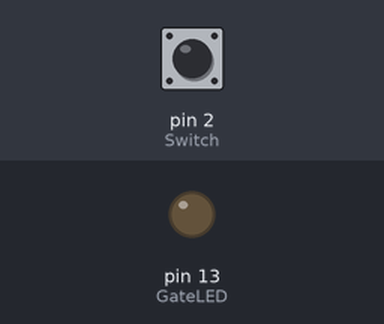
The sketch below on a simulated Arduino Uno, built with avr-gcc and run on an emulated ATmega328P. Shown: output pins drawn as LEDs (lit = HIGH). The test bench sets the inputs (shaded band); at power-on: pin 2 (Switch) HIGH.

Above: at 1.2 s.
1.3 s: pin 2 (Switch) pulled LOW for 0.15 s
Timing chart, 0 to 4.3 s (numbered marks = the images above; inputs shaded):
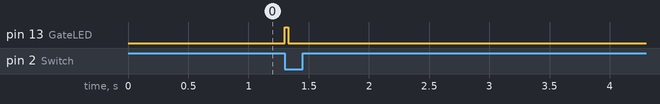

Measured:
- after the input at 1.3 s, pin 13 (GateLED): LOW → HIGH at once, → LOW 0.03 s later

The sketch:

Spotwelding.ino
```cpp
#define Switch 2 // 스위치와 연결
#define GateLED 13 // FET - Gate와 연결시킵니다.

void setup() {
  pinMode(Switch, INPUT_PULLUP);  //pinMode 선언
  pinMode(GateLED, OUTPUT);
}

void loop() {
  if(digitalRead(Switch)==LOW){   //스위치를 누름(LOW) 상태면,
   digitalWrite(GateLED, HIGH);   // 13번 핀쪽 LED가 켜지고 Gate 에 전원이 인가됩니다.
   delay(30);                     // 30ms 동안 유지
   digitalWrite(GateLED, LOW);}   // 30ms 후 꺼짐

   while(digitalRead(Switch)==LOW){}  // 스위치가 계속 눌린 상태면 루프가 돌아가지 않습니다.
  }
```
